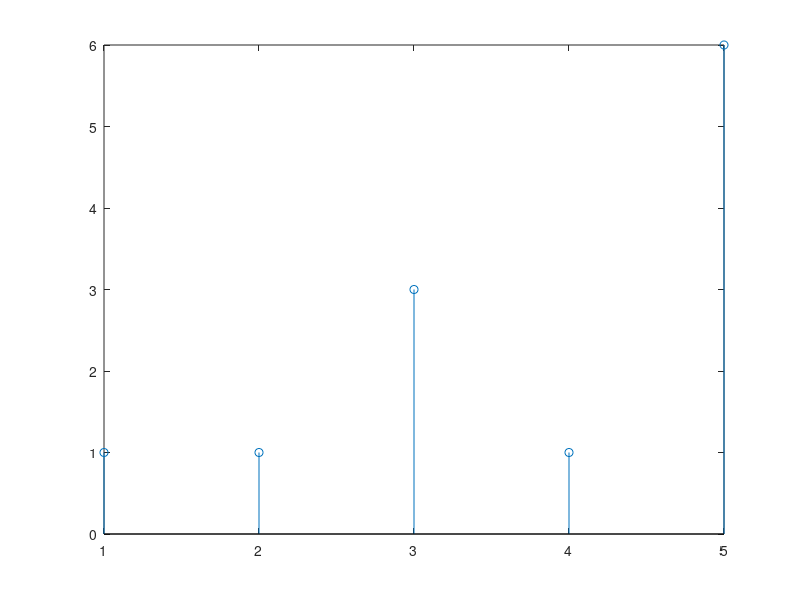

The MATLAB source for this figure:
 clc;
 clear all;
 close all;
 x=[1,2,3]
 h=[1,-1,2]
 N1 = length(x);
 N2 = length(h);
 N = N1+N2-1;
 x = [x zeros(1,N-N1)];
 h = [h zeros(1,N-N2)];
 for n=1:1:N
     y(n) = 0;
     for k=1:1:N
         if((n-k+1)>=1 && (n-k+1)<=N)
             y(n)=y(n)+x(k)*h(n-k+1);
         end
     end
 end
stem(y);
disp(y)
conv(x,h);